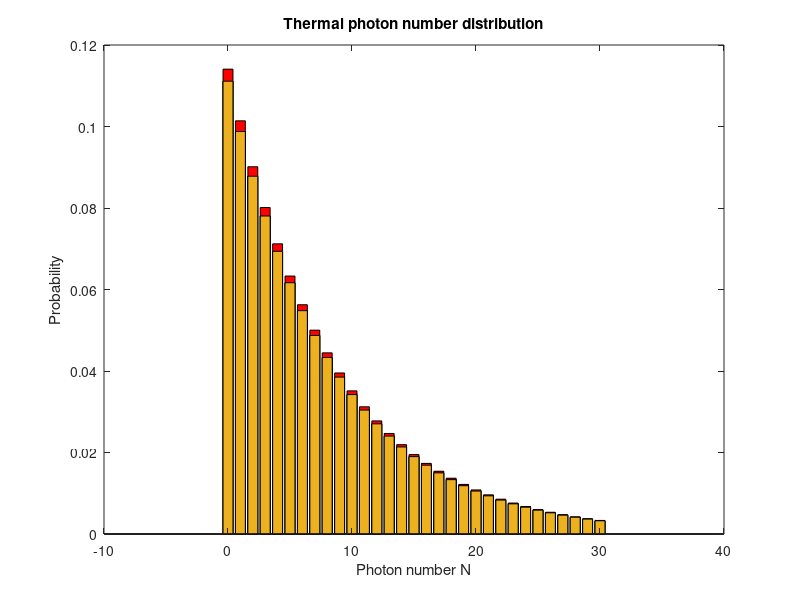

Here is the MATLAB script that generated this plot:
clear all;

% Graphs thermal photon number distribution with mean photon number 'a' and
% N photons
figure(1);clf;

N=30;
a=8;
n=0:N;



pn = a.^n ./ (1+a).^(n+1); % probability to find photon in field

bar(n,pn);
title('Thermal photon number distribution')
xlabel('Photon number N')
ylabel('Probability')

hold on;

%Rescale
Pn=pn./sum(pn);

sum(Pn)

bar(n,Pn,'facecolor','r')
bar(n,pn);
% end;
% 
% clear all;
% % Number distribution over Renorm Factor A = 1 - error , also calculates
% % fidelity
% figure(2)
% for N=1:30
%     a=5;
%     x(N)=N;
%     p(N) = a.^N / (1+a).^(N+1);  % probability to find photon in field
%     eta(N) = (a.^(N+1) / (1+a).^(N+1)); %error in distribution
%     A(N) = 1 - eta(N);
%     y(N) = p(N) / A(N); %scaled probability
%     
%     Fid(N)=sqrt(A(N));  % Output fidelity
%     
%     bar(x,y);
%     title('Adjusted photon number distribution')
%     xlabel('Photon number N')
%     ylabel('Probability/A')
% end;




